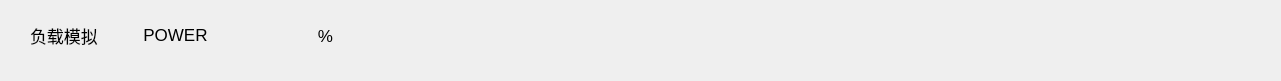
   <widget class="QWidget" name="LoadSimulation" native="true">
    <property name="geometry">
     <rect>
      <x>0</x>
      <y>410</y>
      <width>1281</width>
      <height>81</height>
     </rect>
    </property>
    <widget class="QLabel" name="load_simulation_title">
     <property name="geometry">
      <rect>
       <x>30</x>
       <y>20</y>
       <width>80</width>
       <height>30</height>
      </rect>
     </property>
     <property name="font">
      <font>
       <pointsize>13</pointsize>
      </font>
     </property>
     <property name="text">
      <string>负载模拟</string>
     </property>
    </widget>
    <widget class="QLabel" name="power_label">
     <property name="geometry">
      <rect>
       <x>130</x>
       <y>20</y>
       <width>91</width>
       <height>30</height>
      </rect>
     </property>
     <property name="font">
      <font>
       <pointsize>13</pointsize>
      </font>
     </property>
     <property name="text">
      <string>POWER</string>
     </property>
     <property name="alignment">
      <set>Qt::AlignCenter</set>
     </property>
    </widget>
    <widget class="QLabel" name="power_display">
     <property name="geometry">
      <rect>
       <x>240</x>
       <y>20</y>
       <width>91</width>
       <height>30</height>
      </rect>
     </property>
     <property name="font">
      <font>
       <pointsize>13</pointsize>
      </font>
     </property>
     <property name="text">
      <string/>
     </property>
     <property name="alignment">
      <set>Qt::AlignCenter</set>
     </property>
    </widget>
    <widget class="QLabel" name="percent_sign">
     <property name="geometry">
      <rect>
       <x>310</x>
       <y>20</y>
       <width>31</width>
       <height>31</height>
      </rect>
     </property>
     <property name="font">
      <font>
       <pointsize>13</pointsize>
      </font>
     </property>
     <property name="text">
      <string>%</string>
     </property>
     <property name="alignment">
      <set>Qt::AlignCenter</set>
     </property>
    </widget>
   </widget>
